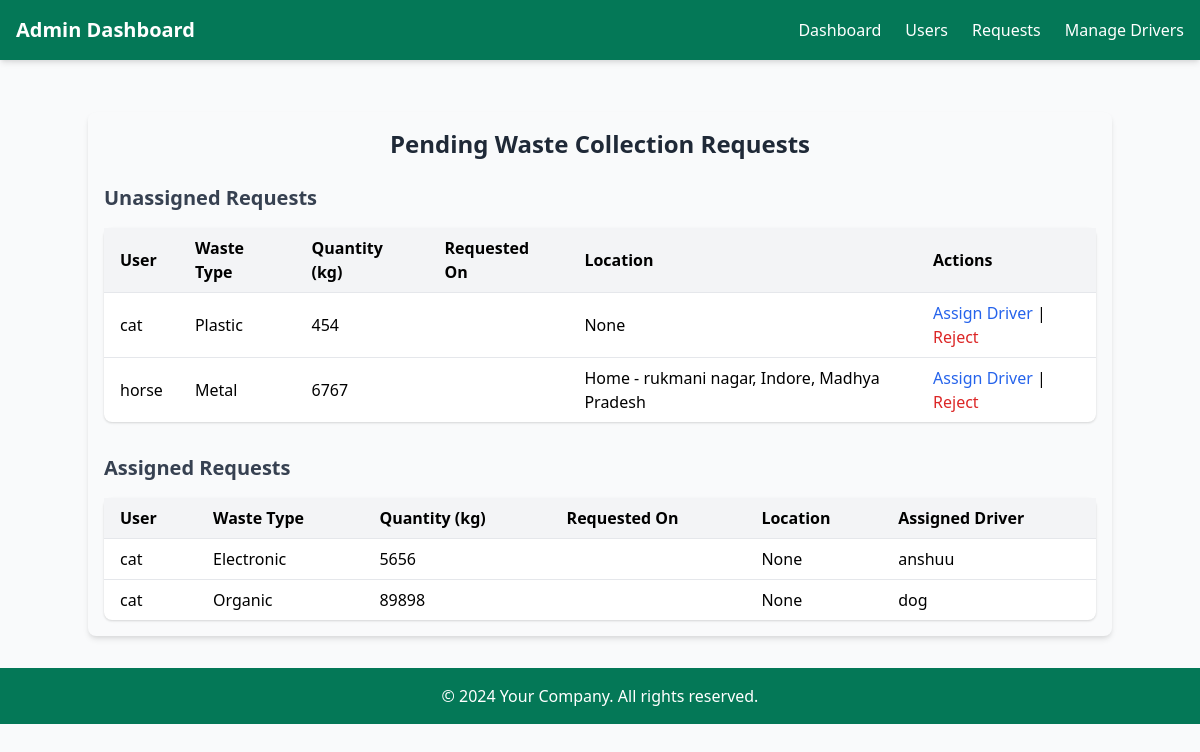
Screenshot of /adminn/pending-requests/ (signed in) with the database file from the repository.
### wasteapp/models.py (models this page shows, shortened)
class WasteRequest(models.Model):
    user = models.ForeignKey(User, related_name='waste_requests', on_delete=models.CASCADE)
    waste_type = models.CharField(max_length=50, choices=WASTE_TYPES)
    quantity = models.PositiveIntegerField(help_text="Enter quantity in kg")
    collection_time = models.DateTimeField()
    collection_location = models.ForeignKey('profileapp.Address', on_delete=models.SET_NULL, null=True, blank=True)
    status = models.CharField(max_length=20, default='Pending', choices=[('Pending', 'Pending'), ('Completed', 'Completed')])
    created_at = models.DateTimeField(auto_now_add=True)
    driver = models.ForeignKey(User, on_delete=models.SET_NULL, null=True, blank=True, related_name="assigned_tasks")

### profileapp/models.py (models this page shows, shortened)
class Address(models.Model):
    HOME = 'Home'
    WORK = 'Work'
    OTHER = 'Other'
    ADDRESS_TYPES = [
        (HOME, 'Home'),
        (WORK, 'Work'),
        (OTHER, 'Other'),
    ]
    user = models.ForeignKey(User, on_delete=models.CASCADE, related_name="addresses")
    address = models.CharField(max_length=255)
    address_type = models.CharField(
        max_length=10,
        choices=ADDRESS_TYPES,
        default=HOME
    )
    city = models.CharField(max_length=100)
    state = models.CharField(max_length=100)
    postal_code = models.CharField(max_length=10)
    default = models.BooleanField(default=False)
    def __str__(self):
        return f"{self.address_type} - {self.address}, {self.city}, {self.state}"

### account_app/decorators.py (the view)
        def _wrapped_view(request, *args, **kwargs):
            if request.user.is_authenticated:
                if request.user.is_superuser:
                    if 'admin' in allowed_roles:  # Admin-only pages
                        return view_func(request, *args, **kwargs)
                    else:
                        return HttpResponseForbidden("Admins cannot access this page.")
                if hasattr(request.user, 'userprofile') and request.user.userprofile.role in allowed_roles:
                    return view_func(request, *args, **kwargs)
                else:
                    return HttpResponseForbidden("You do not have permission to access this page.")
            else:
                return redirect('login_user')  # Replace with your login URL name

### adminapp/views.py (called while the page is built)
@role_required(allowed_roles=['admin'])
def manage_pending_requests(request):
    pending_requests = WasteRequest.objects.filter(status="Pending").order_by("-created_at")
    unassigned_requests = pending_requests.filter(driver__isnull=True)
    assigned_requests = pending_requests.filter(driver__isnull=False)
    context = {
        "unassigned_requests": unassigned_requests,
        "assigned_requests": assigned_requests,
    }
    return render(request, "adminapp/pending_requests.html", context)

### templates/adminapp/pending_requests.html (shortened to what this page needs)
{% extends "adminapp/base.html" %}
{% block content %}
<div class="container mx-auto mt-8 p-4 bg-gray-50 rounded-lg shadow-md">
    <h2 class="text-2xl font-bold mb-6 text-center text-gray-800">Pending Waste Collection Requests</h2>
    <h3 class="text-xl font-semibold mb-4 text-gray-700">Unassigned Requests</h3>
    {% if unassigned_requests %}
        <table class="min-w-full bg-white shadow rounded-lg mb-8">
            <thead class="bg-gray-100">
                <tr>
                    <th class="py-2 px-4 text-left">User</th>
                    <th class="py-2 px-4 text-left">Waste Type</th>
                    <th class="py-2 px-4 text-left">Quantity (kg)</th>
                    <th class="py-2 px-4 text-left">Requested On</th>
                    <th class="py-2 px-4 text-left">Location</th>
                    <th class="py-2 px-4 text-left">Actions</th>
                </tr>
            </thead>
            <tbody>
                {% for request in unassigned_requests %}
                    <tr class="border-t hover:bg-gray-200">
                        <td class="py-2 px-4">{{ request.user.username }}</td>
                        <td class="py-2 px-4">{{ request.waste_type }}</td>
                        <td class="py-2 px-4">{{ request.quantity }}</td>
                        <td class="py-2 px-4">{{ request.requested_on }}</td>
                        <td class="py-2 px-4">{{ request.collection_location }}</td>
                        <td class="py-2 px-4">
                            <a href="{% url 'adminapp:assign_driver' request.id %}" class="text-blue-600 hover:underline">Assign Driver</a> |
                            <a href="{% url 'adminapp:reject_request' request.id %}" class="text-red-600 hover:text-red-800">Reject</a>
                        </td>
                    </tr>
                {% endfor %}
            </tbody>
        </table>
    {% else %}
        <p class="text-gray-600 mt-4 text-center">No unassigned requests found.</p>
    {% endif %}
    <h3 class="text-xl font-semibold mb-4 text-gray-700">Assigned Requests</h3>
    {% if assigned_requests %}
        <table class="min-w-full bg-white shadow rounded-lg">
            <thead class="bg-gray-100">
                <tr>
                    <th class="py-2 px-4 text-left">User</th>
                    <th class="py-2 px-4 text-left">Waste Type</th>
                    <th class="py-2 px-4 text-left">Quantity (kg)</th>
                    <th class="py-2 px-4 text-left">Requested On</th>
                    <th class="py-2 px-4 text-left">Location</th>
                    <th class="py-2 px-4 text-left">Assigned Driver</th>
                </tr>
            </thead>
            <tbody>
                {% for request in assigned_requests %}
                    <tr class="border-t hover:bg-gray-200">
                        <td class="py-2 px-4">{{ request.user.username }}</td>
                        <td class="py-2 px-4">{{ request.waste_type }}</td>
                        <td class="py-2 px-4">{{ request.quantity }}</td>
                        <td class="py-2 px-4">{{ request.requested_on }}</td>
                        <td class="py-2 px-4">{{ request.collection_location }}</td>
                        <td class="py-2 px-4">{{ request.driver.username }}</td>
                    </tr>
                {% endfor %}
            </tbody>
        </table>
    {% else %}
        <p class="text-gray-600 mt-4 text-center">No assigned requests found.</p>
    {% endif %}
</div>
{% endblock %}

### rows the page displays
WasteRequest: user.username "cat", waste_type "Plastic", quantity "454", collection_location "None"
WasteRequest: user.username "horse", waste_type "Metal", quantity "6767", collection_location "Home - rukmani nagar, Indore, Madhya Pradesh"
WasteRequest: user.username "cat", waste_type "Electronic", quantity "5656", collection_location "None", driver.username "anshuu"
WasteRequest: user.username "cat", waste_type "Organic", quantity "89898", collection_location "None", driver.username "dog"
